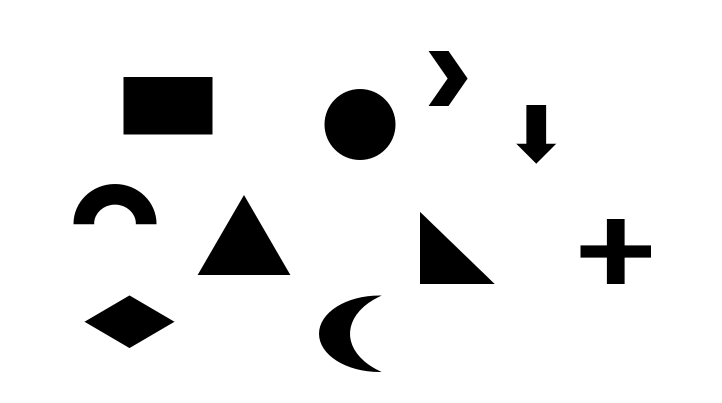
#> input picture BasedOnPython/OpenCV/ContourFeatures/SelectShape.png, 1443 x 806 px (shown at 1/2 size)
$ python contourFeatures.py
#> lines starting #> are read from the running program, lines starting #| are printed output that depends on the picture; after the words box and inside, x2 and y2 are one past the last pixel; in counts of white or black regions, pixels touching at a corner belong together
import numpy as np
import cv2 as cv
import math

def arcLength(contours, centers, img):
    for i in range(len(contours)):
        length = cv.arcLength(contours[i], True)
        cv.putText(img, str(i) + ':' + str(length), centers[i], cv.FONT_HERSHEY_SIMPLEX, 1, (255,0,0), 2)
    cv.imshow("Length", img)

def boundingRect(contours, img):
    for i in range(len(contours)):
        rect = cv.boundingRect(contours[i])
        print(rect)
        #cv.putText(img, str(i) + ':' + str(length), centers[i], cv.FONT_HERSHEY_SIMPLEX, 1, (255,0,0), 2)
        cv.rectangle(img, (rect[0], rect[1]), (rect[0] + rect[2], rect[1] + rect[3]), (0,255, 0), 2)
    cv.imshow("BoundingRect", img)

def contourArea(contours, centers, img):
    for i in range(len(contours)):
        area = cv.contourArea(contours[i])
        cv.putText(img, str(i) + ':' + str(area), centers[i], cv.FONT_HERSHEY_SIMPLEX, 1, (255,0,0), 2)
    cv.imshow("Area", img)

def convexHull (contours, img):
    cv.drawContours(img, contours, -1, (0,0,255), 6)
    for i in range(len(contours)):
        # 计算凸包
        hull_point = cv.convexHull (contours[i])
        for j in range(hull_point.shape[0]):
            cv.line(img, tuple(hull_point[j, 0]), tuple(hull_point[(j + 1) % hull_point.shape[0], 0]), (0,255,0), 2)

        # 需要使用索引输出，否则convexityDefects报错
        hull_index = cv.convexHull (contours[i], returnPoints=False)
        defects = cv.convexityDefects(contours[i], hull_index)
        cnt = 0
        for i in range(defects.shape[0]):  # calculate the angle
            print(defects[i])
            s, e, f, d = defects[i][0]

            start = tuple(contours[i][s][0])
            end = tuple(contours[i][e][0])
            far = tuple(contours[i][f][0])
            a = math.sqrt((end[0] - start[0]) ** 2 + (end[1] - start[1]) ** 2)
            b = math.sqrt((far[0] - start[0]) ** 2 + (far[1] - start[1]) ** 2)
            c = math.sqrt((end[0] - far[0]) ** 2 + (end[1] - far[1]) ** 2)
            angle = math.acos((b ** 2 + c ** 2 - a ** 2) / (2 * b * c))  # cosine theorem
            if angle <= math.pi / 2:  # angle less than 90 degree, treat as fingers
                cnt += 1
                cv.circle(img, far, 8, [211, 84, 0], -1)
    cv.imshow("ConvexHull", img)

def centroid(contours):
    center_of_mass_arr = []
    for contour in contours:
        m = cv.moments(contour)
        x = m['m10'] / m['m00']
        y = m['m01'] / m['m00']
        center = (int(x), int(y))
        center_of_mass_arr.append(center)

    return center_of_mass_arr

if __name__ == "__main__":
    src = cv.imread('SelectShape.png', cv.IMREAD_GRAYSCALE)
#> src is the input picture: shape (806, 1443); min 0, max 255, mean 232.2
    #cv.imshow("Src", img)
    # 二值化
    _, binary = cv.threshold(src, 0, 255, cv.THRESH_BINARY_INV|cv.THRESH_OTSU)
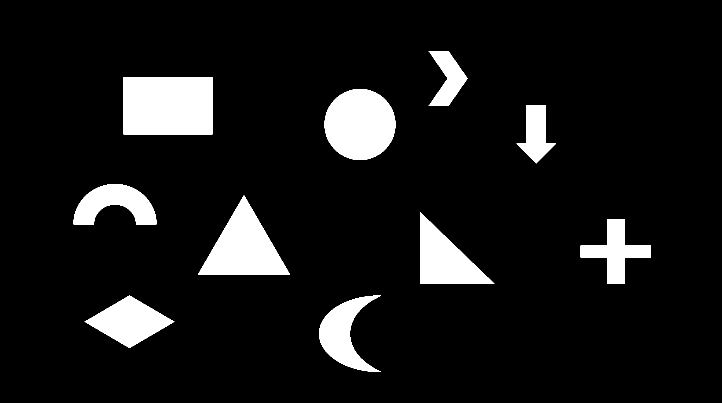
#> binary: shape (806, 1443) (shown at 1/2 size); 8.9% white; 10 white regions
    # 轮廓查找
    contours, hierarchy = cv.findContours(binary, cv.RETR_EXTERNAL, cv.CHAIN_APPROX_SIMPLE)
#> contours = 10 contours; largest, box (x1, y1, x2, y2) and area: (247, 154, 425, 269) 20178, (649, 178, 791, 320) 15639, (396, 391, 580, 550) 14585, (840, 424, 989, 568) 10568, (169, 591, 349, 696) 9300
    #print(hierarchy)
    # 显示图像
    img = cv.cvtColor(src, cv.COLOR_GRAY2BGR)


    centers = centroid(contours)
#> the loop in centroid, `for contour in contours:` made 10 passes
#> (x, y, center) on passes 1, 2, 3, 4, 5, 6, 7, 8, 10: (686.9, 667, (686, 667)), (258.5, 643, (258, 643)), (1231, 502.5, (1231, 502)), (889.3, 519.4, (889, 519)), (487.5, 496.1, (487, 496)), (229.5, 408.2, (229, 408)), (1072, 266.1, (1072, 266)), (719.5, 248.5, (719, 248)), (895.8, 156.5, (895, 156))
#> (contour, x, y, center) on pass 9: ([[247, 154], [247, 268], [424, 268], [424, 154]], 335.5, 211, (335, 211))
#> after the loop in centroid, `for contour in contours:`: center_of_mass_arr = [(686, 667), (258, 643), (1231, 502), (889, 519), (487, 496), (229, 408), (1072, 266), (719, 248), (335, 211), (895, 156)]
#> centers has the same summary as center_of_mass_arr in centroid
    #arcLength(contours, centers, img)
    #boundingRect(contours, img)
    #contourArea(contours, centers, img)
    convexHull (contours, img)
#> in convexHull, `cv.drawContours(img, contours, -1, (0,0,255), 6)`:
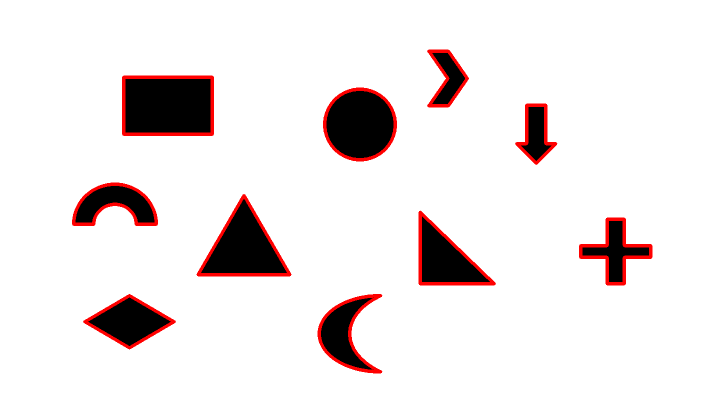
#> img: shape (806, 1443, 3) (shown at 1/2 size); 2.67% of pixels changed, all inside (x1, y1, x2, y2) = (144, 99, 1305, 747)
#> the loop in convexHull, `for i in range(len(contours)):` made 1 pass
#| [[  0   2   1 232]]
#| [[  2   6   3 210]]
#| [[  6   8   7 201]]
#| [[  8  12   9 186]]
#| [[ 12  22  13 162]]
#| [[ 22  26  25 190]]
#| [[ 26  38  27 114]]
#> after the loop in convexHull, `for i in range(len(contours)):`:
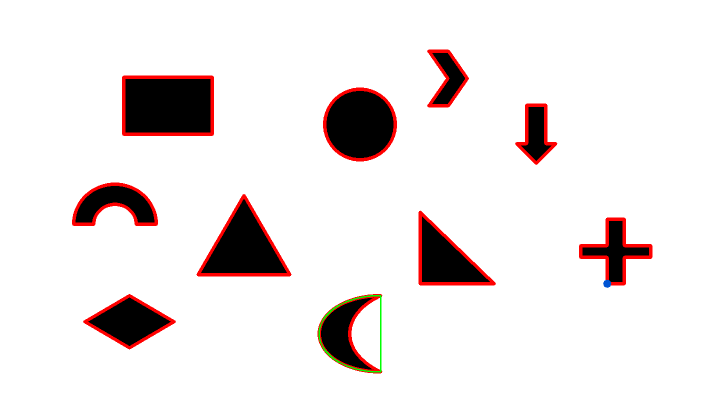
#> img: shape (806, 1443, 3) (shown at 1/2 size); 0.14% of pixels changed, all inside (x1, y1, x2, y2) = (637, 559, 1223, 745)
#> (the run stopped early here; a loop or call above may not have finished)
